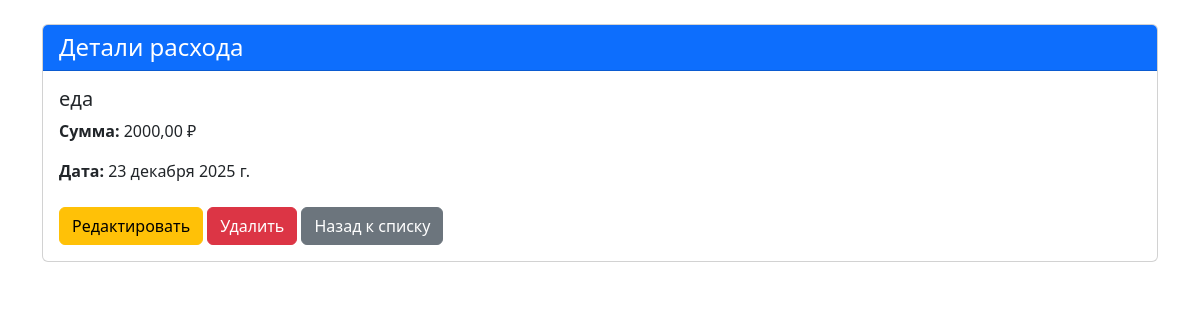
The app's page /expenses/10/ with its own data.
### expenses/models.py (models this page shows, shortened)
class Expense(models.Model):
    user = models.ForeignKey(User, on_delete=models.CASCADE)
    title = models.CharField(max_length=200)
    amount = models.DecimalField(max_digits=10, decimal_places=2)
    date = models.DateField(auto_now_add=True)

### expenses/views.py (the view)
# urls.py: path('expenses/<int:pk>/', expense_detail, name='expense-detail'),
def expense_detail(request, pk):
    expense = get_object_or_404(Expense, pk=pk)
    return render(request, 'expense_detail.html', {'expense': expense})  # ИСПРАВЛЕНО!

### expenses/templates/expense_detail.html (shortened to what this page needs)
<!DOCTYPE html>
<html lang="ru">
<head>
    <link href="https://cdn.jsdelivr.net/npm/bootstrap@5.3.0/dist/css/bootstrap.min.css" rel="stylesheet">
</head>
<body>
    <div class="container mt-4">
        <div class="card">
            <div class="card-header bg-primary text-white">
                <h4 class="mb-0">Детали расхода</h4>
            </div>
            <div class="card-body">
                <h5>{{ expense.title }}</h5>
                <p><strong>Сумма:</strong> {{ expense.amount }} ₽</p>
                <p><strong>Дата:</strong> {{ expense.date }}</p>
                <div class="mt-4">
                    <a href="{% url 'expense-update' expense.pk %}" class="btn btn-warning">
                        Редактировать
                    </a>
                    <a href="{% url 'expense-delete' expense.pk %}" class="btn btn-danger">
                        Удалить
                    </a>
                    <a href="{% url 'expense-list' %}" class="btn btn-secondary">
                        Назад к списку
                    </a>
                </div>
            </div>
        </div>
    </div>
</body>
</html>

### records on screen
Expense: title "еда", amount "2000,00", date "23 декабря 2025 г."
